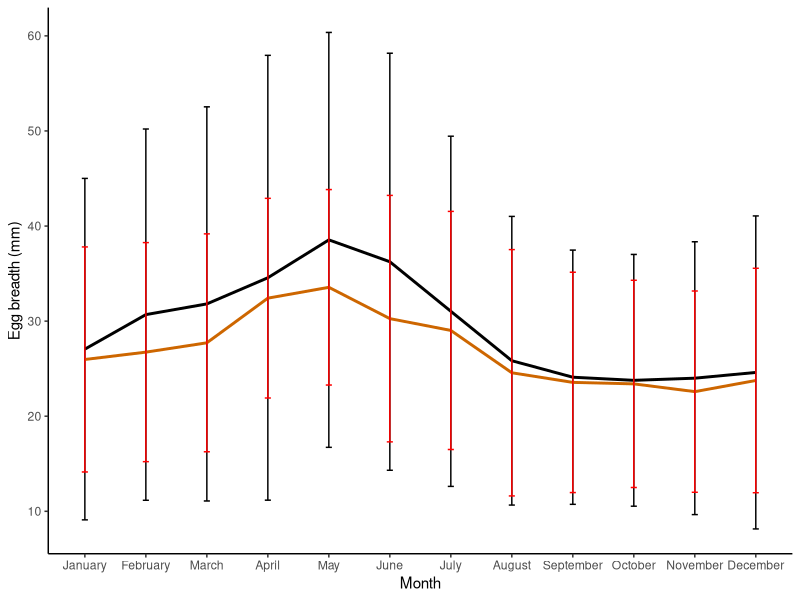

This chart was generated by the following R code:
#Aadam Rawoot
#7 feb 2019
#newest work
#load libraries

library(tidyverse)
library(ggpubr)
library(lubridate)
library(dplyr)
library(readr)

YearlyEggBreadths2 <- read_delim("exercise/data/YearlyEggBreadths2.csv", 
                                 ";", escape_double = FALSE, trim_ws = TRUE)
View(YearlyEggBreadths2)




ggplot(data = YearlyEggBreadths2, aes(x = Months, y = AveragesMinBreadth1)) +
  geom_line(aes(group = 1, colour = "Average annual minimum egg breadths"),
            colour = "black", size = 1) +
  geom_errorbar(aes(ymin = AveragesMinBreadth1 - as.numeric(StdDevMinBreadth1),
                    ymax = AveragesMinBreadth1 + as.numeric(StdDevMinBreadth1)),
                width = 0.1) +
  geom_line(aes(x = Months, y = AveragesMinBreadth2, group = 1,
                colour = "Adjusted average annual minimum egg breadths"),
            colour = "darkorange3", size = 1) +
  geom_errorbar(aes(ymin = AveragesMinBreadth2 - as.numeric(StdDevMinBreadth2),
                    ymax = AveragesMinBreadth2 + as.numeric(StdDevMinBreadth2)),
                width = 0.1, colour = "red") +
  scale_x_discrete(limits = month.name) +
  scale_y_continuous(breaks = seq(0, 70, 10)) +
  theme_classic() + # change theme of the plot
  labs(x = "Month", y = "Egg breadth (mm)") # add axes labels
  